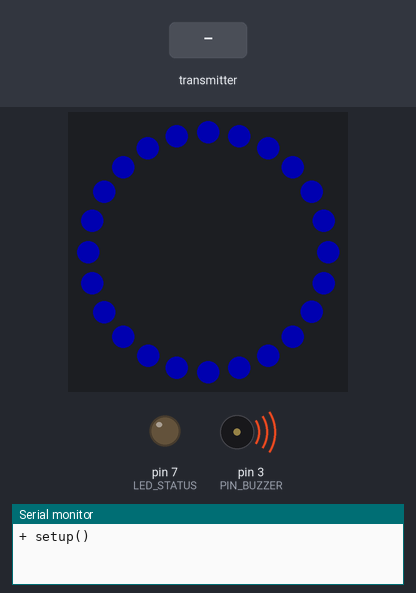
Recording of a sketch running on a simulated Arduino Uno, built with avr-gcc and run on an emulated ATmega328P. Shown: 24 RGB LEDs in a ring, first at the top, clockwise, output pins drawn as LEDs (lit = HIGH), buzzer (waves = sounding), the last lines printed to the serial monitor. The inputs (shaded band) are chosen by the test bench. Dim RGB values are drawn brighter than linear; no radio packets arrive unless stated.

Above: at 0.1 s.
1.5 s: the transmitter starts sending payload.0 = 0
At 1.68 s:
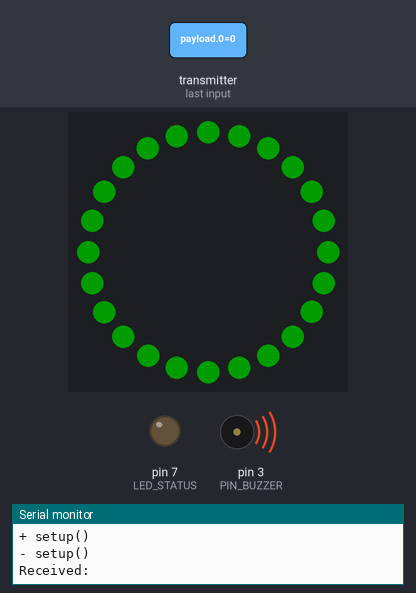
Timing chart, 0 to 4.5 s (numbered marks = the images above; inputs shaded):
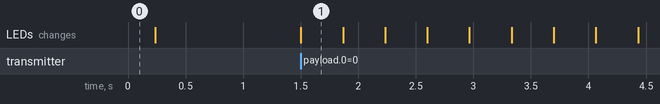

Measured:
- after the input at 1.5 s, the LEDs: change at once (image 1)

The sketch:

Main.ino
```cpp
// ===============================================
// RECEIVER->MAIN ================================
// ===============================================
#include "env.h"
#include "utility.h"

#include <nRF24L01.h>
#include <RF24.h>
#include <RF24_config.h>
#include <SPI.h>

#include <FastLED.h>

FASTLED_USING_NAMESPACE

#define SERIAL_BAUD 9600

#if defined(FASTLED_VERSION) && (FASTLED_VERSION < 3001000)
#warning "Requires FastLED 3.1 or later; check github for latest code."
#endif

#define LED_STATUS  7
#define SIG_BUTTON  8
#define DATA_PIN    6
#define LED_TYPE    WS2812
#define COLOR_ORDER RGB
#define NUM_LEDS    24
#define PIN_BUZZER  3

#define BRIGHTNESS 55

#define BUZZER_LEVEL 200

#define RING_DELAY 25
#define RING_TIMES 30

CRGB leds[NUM_LEDS];

bool isGreen = true;

int msg[1];
RF24 radio(9,10);
const uint64_t pipe = 0xE8E8F0F0E1LL;
int lastmsg = 1;
String theMessage = "";

// List of patterns to cycle through.  Each is defined as a separate function below.
typedef void (*SimplePatternList[])();

uint8_t gCurrentPatternNumber = 0; // Index number of which pattern is current
uint8_t gHue = 0; // rotating "base color" used by many of the patterns

void ringTimes(int times) {
  for (int i = 0; i < times; i ++) {
    for (int l = 0; l < NUM_LEDS; l++) {
      if (!isGreen) {
        leds[l] = CRGB::Green;
      } else {
        leds[l] = CRGB::Blue;
      }
    }
    isGreen = !isGreen;

    pinLow(PIN_BUZZER);

    FastLED.show();
    delay(RING_DELAY);
    // Now turn the LED off, then pause
    for (int l = 0; l < NUM_LEDS; l++) {
      leds[l] = CRGB::Black;
    }

    analogWrite(PIN_BUZZER, BUZZER_LEVEL);

    FastLED.show();
    delay(RING_DELAY);
  }
  pinLow(PIN_BUZZER);
}

void ring() {
  return ringTimes(RING_TIMES);
}

// -----------------------------------------------
// SETUP -----------------------------------------
// -----------------------------------------------
void setup() {
  Serial.begin(SERIAL_BAUD);
  Serial.println("+ setup()");

  FastLED.addLeds<NEOPIXEL, DATA_PIN>(leds, NUM_LEDS);

  // set master brightness control
  FastLED.setBrightness(BRIGHTNESS);

  pinMode(LED_STATUS, OUTPUT);
  pinMode(SIG_BUTTON, INPUT);
  pinMode(PIN_BUZZER, OUTPUT);

  ringTimes(5);
  Serial.println("- setup()");

  radio.begin();
  radio.openReadingPipe(1,pipe);
  radio.startListening();
}

// http://shanes.net/another-nrf24l01-sketch-string-sendreceive/
void loop() {
  if (radio.available()) {
    int payload[2];
    radio.read(payload, 2);
    Serial.println("Received:");
    ring();
  }
}
```

env.h
```cpp

```

utility.h
```cpp
// ===============================================
// UTILITY =======================================
// ===============================================
#define arrayLength(x) (sizeof(x) / sizeof(*x))

// -----------------------------------------------
// PINS ------------------------------------------
// -----------------------------------------------
void pinHigh(int pin) {/*{{{*/
  digitalWrite(pin, HIGH);
}

void pinLow(int pin) {
  digitalWrite(pin, LOW);
}

void pinToggle(int pin) {
  digitalWrite(pin, !digitalRead(pin));
}

bool pinSet(int pin, bool state) {
  if (state) {
        pinHigh(pin);
        return true;
      }
  pinLow(pin);
  return false;
}

bool pinIsHigh(int pin) {
  return (digitalRead(pin) == HIGH);
}

bool pinIsLow(int pin) {
  return (digitalRead(pin) == LOW);
}

void pinsOutput(int pins[]) {
  for (int i = 0; i < arrayLength(pins); i++) {
      pinMode(pins[i], OUTPUT);
    }
}/*}}}*/

// -----------------------------------------------
// BLINKING --------------------------------------
// -----------------------------------------------
void blink(int pin, int blinkMs, int blinkTimes) {/*{{{*/
  for (int i = 0; i < blinkTimes; i++) {
        pinHigh(pin);
        delay(blinkMs);
        pinLow(pin);
        delay(blinkMs);
      }
}

void blinkWithStartState(int pin, int blinkMs, int blinkTimes, bool startState) {
  for (int i = 0; i < blinkTimes; i++) {
      pinSet(pin, !startState);
      delay(blinkMs);
      pinSet(pin, startState);
      delay(blinkMs);
    }
}/*}}}*/

// -----------------------------------------------
// SERIAL ----------------------------------------
// -----------------------------------------------
/*{{{*/
// WARNING: I believe this will only work in screen.
void clearSerial() {
  Serial.write(27); // Print 'esc'
  Serial.print("[2J");
}
/*}}}*/
```
